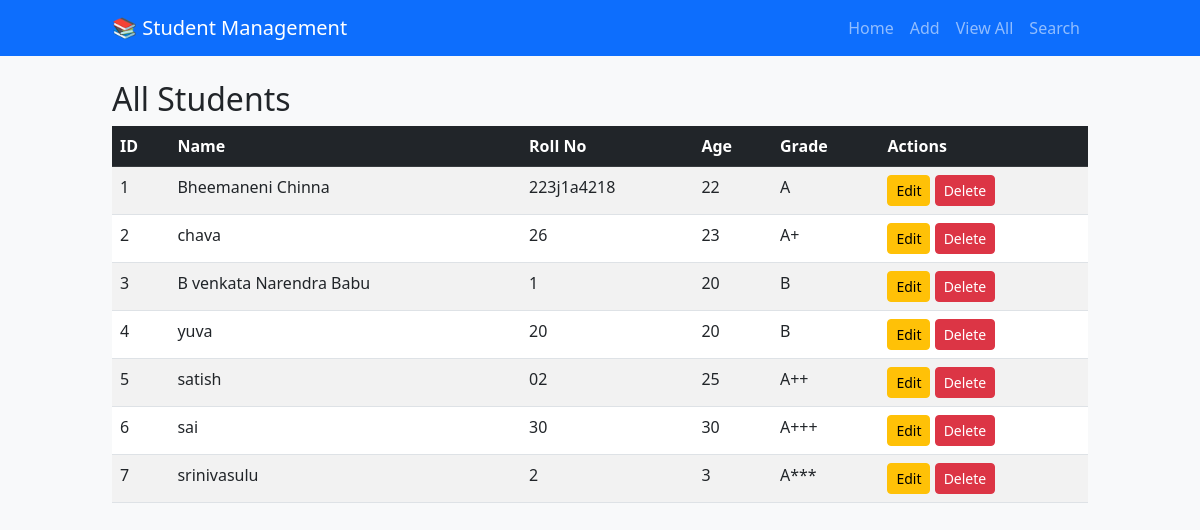
/view, run on the app's committed database.
### tables this page shows
CREATE TABLE students (
            id INTEGER PRIMARY KEY AUTOINCREMENT,
            name TEXT NOT NULL,
            roll_no TEXT UNIQUE NOT NULL,
            age INTEGER,
            grade TEXT
        );

### app.py (the view)
@app.route('/view')
def view_students():
    conn = get_db_connection()
    students = conn.execute('SELECT * FROM students').fetchall()
    conn.close()
    return render_template('view.html', students=students)

### app.py (called while the page is built)
def get_db_connection():
    conn = sqlite3.connect(DB_NAME)
    conn.row_factory = sqlite3.Row
    return conn

### templates/view.html
{% extends "base.html" %}
{% block content %}
<h2>All Students</h2>
{% if students|length == 0 %}
    <p class="text-muted">No students found. <a href="{{ url_for('add_student') }}">Add one?</a></p>
{% else %}
<table class="table table-striped table-hover">
    <thead class="table-dark">
        <tr>
            <th>ID</th>
            <th>Name</th>
            <th>Roll No</th>
            <th>Age</th>
            <th>Grade</th>
            <th>Actions</th>
        </tr>
    </thead>
    <tbody>
        {% for student in students %}
        <tr>
            <td>{{ student.id }}</td>
            <td>{{ student.name }}</td>
            <td>{{ student.roll_no }}</td>
            <td>{{ student.age }}</td>
            <td>{{ student.grade }}</td>
            <td>
                <a href="{{ url_for('update_student', roll_no=student.roll_no) }}" class="btn btn-sm btn-warning">Edit</a>
                <a href="{{ url_for('delete_student', roll_no=student.roll_no) }}"
                   class="btn btn-sm btn-danger"
                   onclick="return confirm('Delete {{ student.name }}?')">Delete</a>
            </td>
        </tr>
        {% endfor %}
    </tbody>
</table>
{% endif %}
{% endblock %}

### templates/base.html (shortened to what this page needs)
<!DOCTYPE html>
<html lang="en">
<head>
    <link href="https://cdn.jsdelivr.net/npm/bootstrap@5.3.0/dist/css/bootstrap.min.css" rel="stylesheet">
    <link rel="stylesheet" href="{{ url_for('static', filename='style.css') }}">
</head>
<body>
    <nav class="navbar navbar-expand-lg navbar-dark bg-primary">
        <div class="container">
            <a class="navbar-brand" href="{{ url_for('index') }}">📚 Student Management</a>
            <div class="navbar-nav">
                <a class="nav-link" href="{{ url_for('index') }}">Home</a>
                <a class="nav-link" href="{{ url_for('add_student') }}">Add</a>
                <a class="nav-link" href="{{ url_for('view_students') }}">View All</a>
                <a class="nav-link" href="{{ url_for('search_student') }}">Search</a>
            </div>
        </div>
    </nav>
    <div class="container mt-4">
        {% block content %}{% endblock %}
    </div>
</body>
</html>

### statc/style.css (style rules this page uses)
body { background-color: #f8f9fa; }
.container { max-width: 1000px; }

### data on the page
students: id "1", name "Bheemaneni Chinna", roll_no "223j1a4218", age "22", grade "A"
students: id "2", name "chava", roll_no "26", age "23", grade "A+"
students: id "3", name "B venkata Narendra Babu", roll_no "1", age "20", grade "B"
students: id "4", name "yuva", roll_no "20", age "20", grade "B"
students: id "5", name "satish", roll_no "02", age "25", grade "A++"
students: id "6", name "sai", roll_no "30", age "30", grade "A+++"
students: id "7", name "srinivasulu", roll_no "2", age "3", grade "A***"
